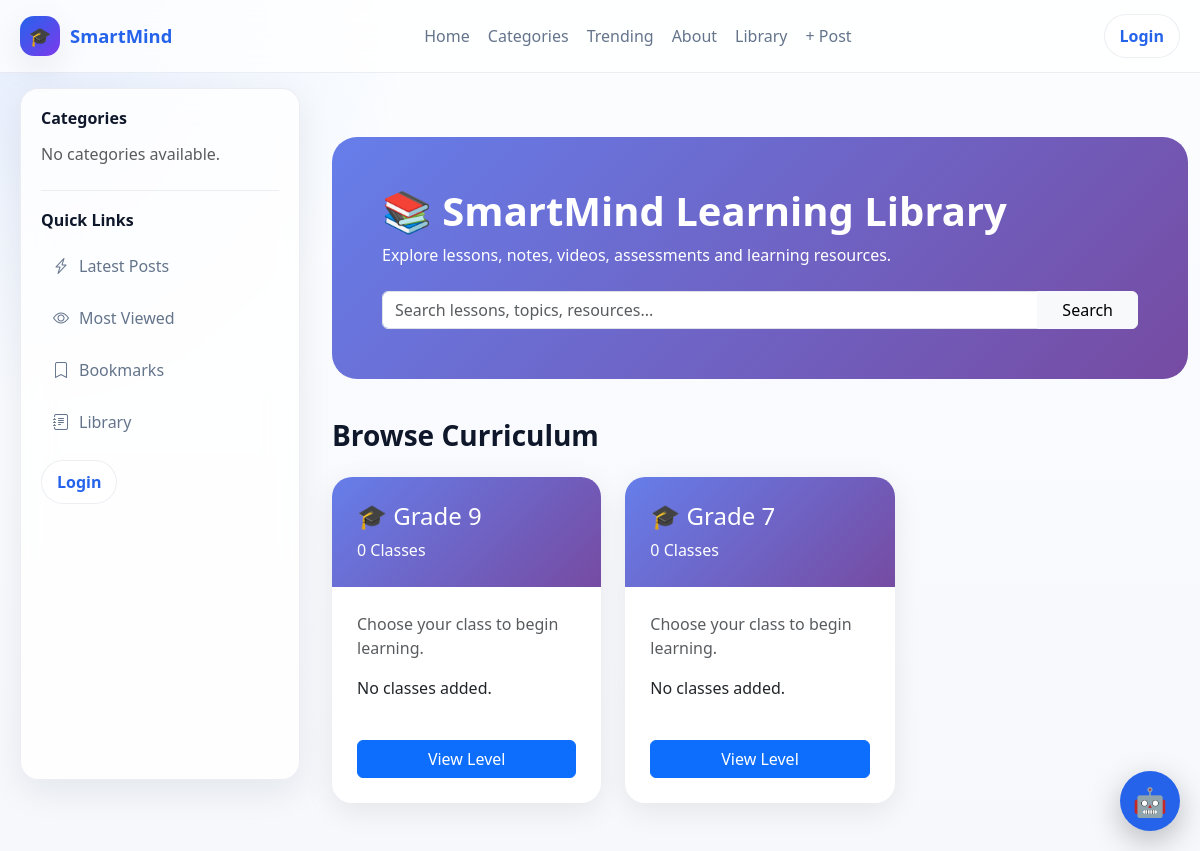
The app's page /library/, older data.
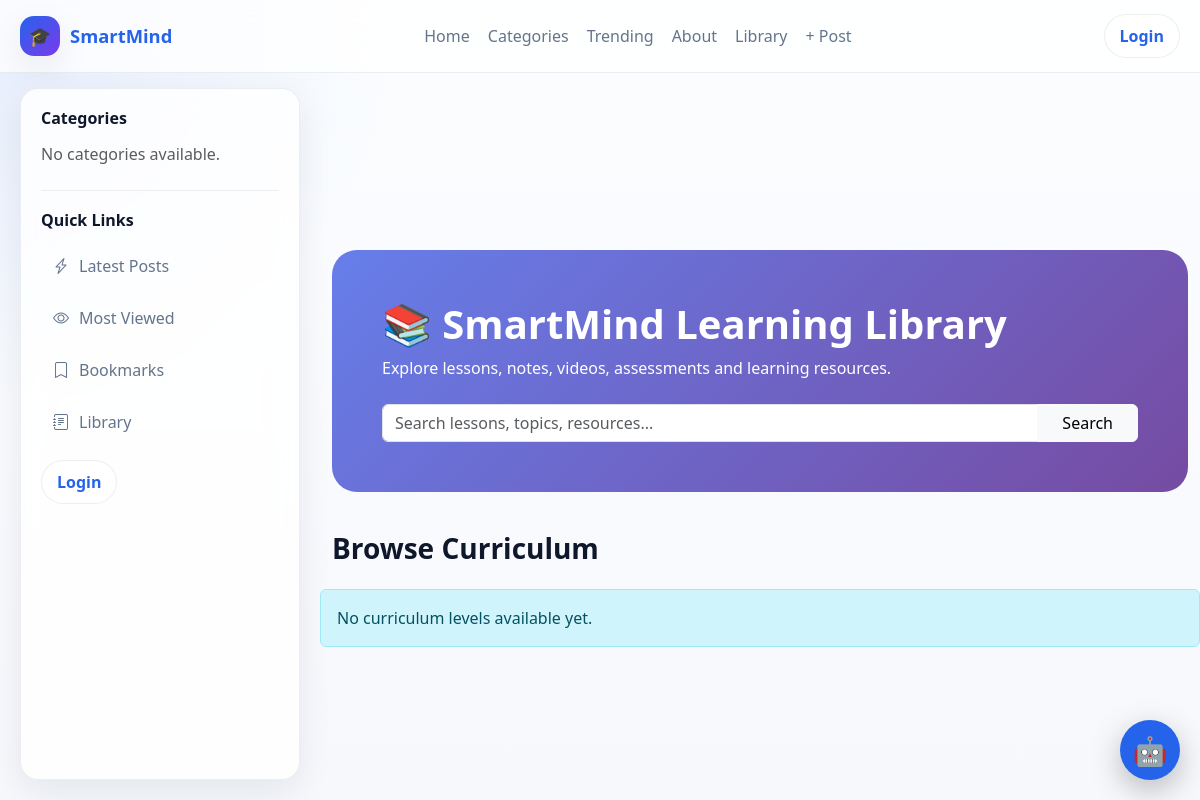
The same page, newer data.
### library/models.py (models this page shows, shortened)
class Level(models.Model):
    name = models.CharField(max_length=100, unique=True)
    description = CKEditor5Field(blank=True)
    order = models.PositiveIntegerField(default=0)
    class Meta:
        ordering = ["order"]

### library/views.py (the view)
# urls.py: path("", views.library_home, name="home"),
def library_home(request):
    levels = (
    Level.objects
    .prefetch_related(
        "classes",
    )
    .order_by("order")
)
    return render(
        request,
        "library/home.html",
        {
            "levels": levels,
        },
    )

### library/templates/library/home.html (shortened to what this page needs)
{% extends 'base.html' %}
{% block content %}
<div class="container py-4">
    <div class="library-hero">
        <h1>📚 SmartMind Learning Library</h1>
        <p>Explore lessons, notes, videos, assessments and learning resources.</p>
        <form method="GET" action="{% url 'library:resource_list' %}">
            <div class="input-group mt-4">
                <input
                    type="text"
                    name="q"
                    class="form-control"
                    placeholder="Search lessons, topics, resources..."
                >
                <button class="btn btn-light px-4">
                    Search
                </button>
            </div>
        </form>
    </div>
    <h3 class="fw-bold mb-4">
        Browse Curriculum
    </h3>
    <div class="row">
        {% for level in levels %}
        <div class="col-12 col-md-4 mb-4">
            <div class="card level-card">
                <div class="level-header">
                    <h4>🎓 {{ level.name }}</h4>
                    <p class="mb-0">{{ level.classes.count }} Classes</p>
                </div>
                <div class="level-body">
                    <p class="text-muted">
                        Choose your class to begin learning.
                    </p>
                    <div>
                        {% for cls in level.classes.all %}
                        <a href="{% url 'library:class_detail' cls.id %}"
                           class="class-badge text-decoration-none">
                            {{ cls.name }}
                        </a>
                        {% empty %}
                        <p>No classes added.</p>
                        {% endfor %}
                    </div>
                    <a href="{% url 'library:level_detail' level.id %}"
                       class="btn btn-primary w-100 mt-4">
                        View Level
                    </a>
                </div>
            </div>
        </div>
        {% empty %}
        <div class="alert alert-info">
            No curriculum levels available yet.
        </div>
        {% endfor %}
    </div>
</div>
{% endblock %}

### blog/templates/base.html (shortened to what this page needs)
{% load static %}
<!DOCTYPE html>
<html lang="en">
<head>
    <link href="https://cdn.jsdelivr.net/npm/bootstrap@5.3.7/dist/css/bootstrap.min.css" rel="stylesheet">
    <link rel="stylesheet" href="https://cdn.jsdelivr.net/npm/bootstrap-icons@1.11.3/font/bootstrap-icons.min.css">
    <link rel="stylesheet" href="{% static 'smartmind_ai/chatbot.css' %}">
</head>
<body>
<div class="site-shell">
    <header class="site-navbar">
        <div class="nav-inner">
            <a href="{% url 'dashboard' %}" class="brand">
                <span class="brand-badge">🎓</span>
                <span>SmartMind</span>
            </a>
            <nav class="nav-links" aria-label="Main navigation">
                {% if user.is_authenticated %}
                    <a href="{% url 'dashboard' %}">Home</a>
                {% else %}
                    <a href="{% url 'blog:home' %}">Home</a>
                {% endif %}
                <a href="#">Categories</a>
                <a href="#">Trending</a>
                <a href="#">About</a>
                <a href="{% url 'library:home' %}">Library</a>
                <a href="{% url 'blog:add_post' %}">+ Post</a>
            </nav>
            <div class="user-box">
                {% if user.is_authenticated %}
                    <span>Hi, <strong>{{ user.username }}</strong></span>
                    <form action="{% url 'logout' %}" method="post" class="m-0">
                        {% csrf_token %}
                        <button type="submit" class="btn-pill">Logout</button>
                    </form>
                {% else %}
                    <a href="{% url 'login' %}" class="btn-pill">Login</a>
                {% endif %}
            </div>
        </div>
    </header>
    <div class="layout">
        <aside class="sidebar d-none d-lg-block">
            <div class="sidebar-section">
                <h3>Categories</h3>
                <div class="sidebar-links">
                    {% for category in categories %}
                        <a href="{% url 'blog:category_post' category.slug %}">
                            <i class="bi bi-folder2"></i>
                            <span>{{ category.name }}</span>
                        </a>
                    {% empty %}
                        <p class="text-muted mb-0">No categories available.</p>
                    {% endfor %}
                </div>
            </div>
            <div class="sidebar-section">
                <h3>Quick Links</h3>
                <div class="sidebar-links">
                    <a href="#"><i class="bi bi-lightning-charge"></i><span>Latest Posts</span></a>
                    <a href="#"><i class="bi bi-eye"></i><span>Most Viewed</span></a>
                    <a href="#"><i class="bi bi-bookmark"></i><span>Bookmarks</span></a>
                    <a href="{% url 'library:home' %}"><i class="bi bi-journal-text"></i><span>Library</span></a>
                </div>
                <div class="user-box mt-3">
                    {% if user.is_authenticated %}
                        <span>Hi, <strong>{{ user.username }}</strong></span>
                        <form action="{% url 'logout' %}" method="post" class="m-0">
                            {% csrf_token %}
                            <button type="submit" class="btn-pill">Logout</button>
                        </form>
                    {% else %}
                        <a href="{% url 'login' %}" class="btn-pill">Login</a>
                    {% endif %}
                </div>
            </div>
            </div>
        <main>
            <div class="content-wrap">
                {% block content %}{% endblock %}
            </div>
        </main>
    </div>
{% include "smartmind_ai/chatbot.html" %}
</body>
</html>

### smartmind_ai/templates/smartmind_ai/chatbot.html (shortened to what this page needs)
<div id="smartmind-chat-button">
    🤖
</div>

### static/smartmind_ai/chatbot.css (style rules this page uses)
#smartmind-chat-button { position: fixed; right: 20px; bottom: 20px; width: 65px; height: 65px; border: none; border-radius: 50%; background: #0d6efd; color: #ffffff; display: flex; align-items: center; justify-content: center; font-size: 30px; cursor: pointer; box-shadow: 0 8px 20px rgba(0, 0, 0, 0.30); z-index: 999999; transition: transform 0.2s ease, box-shadow 0.2s ease; }

### blog/templates/base.html (style rules this page uses)
:root { --bg: #f6f8fc; --surface: rgba(255, 255, 255, 0.82); --surface-solid: #ffffff; --text: #0f172a; --muted: #64748b; --primary: #2563eb; --primary-2: #1d4ed8; --border: rgba(148, 163, 184, 0.18); --shadow: 0 12px 35px rgba(15, 23, 42, 0.08); --radius: 18px; }
* { box-sizing: border-box; }
html { scroll-behavior: smooth; }
body { margin: 0; font-family: system-ui, -apple-system, BlinkMacSystemFont, "Segoe UI", sans-serif; background: radial-gradient(circle at top left, rgba(37, 99, 235, 0.10), transparent 28%), linear-gradient(180deg, #fbfdff 0%, var(--bg) 100%); color: var(--text); overflow-x: hidden; }
a { text-decoration: none; }
.site-shell { min-height: 100vh; display: flex; flex-direction: column; }
.site-navbar { position: sticky; top: 0; z-index: 1030; backdrop-filter: blur(16px); background: rgba(255, 255, 255, 0.76); border-bottom: 1px solid var(--border); }
.nav-inner { max-width: 1400px; margin: 0 auto; padding: 14px 20px; display: flex; align-items: center; justify-content: space-between; gap: 16px; }
.brand { display: flex; align-items: center; gap: 10px; font-weight: 800; color: var(--primary); font-size: 1.15rem; white-space: nowrap; }
.brand-badge { width: 40px; height: 40px; display: grid; place-items: center; border-radius: 14px; background: linear-gradient(135deg, var(--primary), #7c3aed); color: #fff; box-shadow: var(--shadow); }
.nav-links { display: flex; align-items: center; gap: 18px; flex-wrap: wrap; }
.nav-links a { color: var(--muted); font-weight: 500; transition: color 0.2s ease; }
.user-box { display: flex; align-items: center; gap: 12px; color: var(--muted); }
.btn-pill { border: 1px solid var(--border); background: var(--surface-solid); color: var(--primary); padding: 9px 15px; border-radius: 999px; font-weight: 600; transition: all 0.2s ease; }
.layout { display:flex; align-items:flex-start; width:100%; padding:20px; flex:1; }
.sidebar { position: fixed; top: 88px; left: 20px; width: 280px; height: calc(100vh - 108px); overflow-y: auto; background: var(--surface); backdrop-filter: blur(14px); border: 1px solid var(--border); border-radius: var(--radius); box-shadow: var(--shadow); padding: 20px; }
main { flex:1; margin-left:320px; min-width:0; padding:0; }
.sidebar-section + .sidebar-section { margin-top: 24px; padding-top: 20px; border-top: 1px solid var(--border); }
.sidebar h3 { margin: 0 0 14px; font-size: 1rem; font-weight: 700; }
.sidebar-links { display: grid; gap: 8px; }
.sidebar-links a { display: flex; align-items: center; gap: 10px; padding: 10px 12px; border-radius: 12px; color: var(--muted); transition: background 0.2s ease, color 0.2s ease, transform 0.2s ease; }
.content-wrap { background: transparent; min-width: 0; }

### library/templates/library/home.html (style rules this page uses)
.library-hero { background: linear-gradient(135deg,#667eea,#764ba2); border-radius: 25px; padding: 50px; color: white; margin-bottom: 40px; }
.library-hero h1 { font-weight: 700; }

### smartmind_ai/templates/smartmind_ai/chatbot.html (style rules this page uses)
#smartmind-chat-button { position: fixed; right: 20px; bottom: 20px; width: 60px; height: 60px; border-radius: 50%; background: #2563eb; color: white; display: flex; align-items: center; justify-content: center; font-size: 28px; cursor: pointer; box-shadow: 0 10px 30px rgba(0,0,0,.25); z-index: 9999; transition: transform 0.2s ease; }

Row changes from the older to the newer data that the page shows:
removed Level: name "Grade 9", classes.count "0"
removed Level: name "Grade 7", classes.count "0"
Text that changed along with them:
text now shown: "No curriculum levels available yet."
